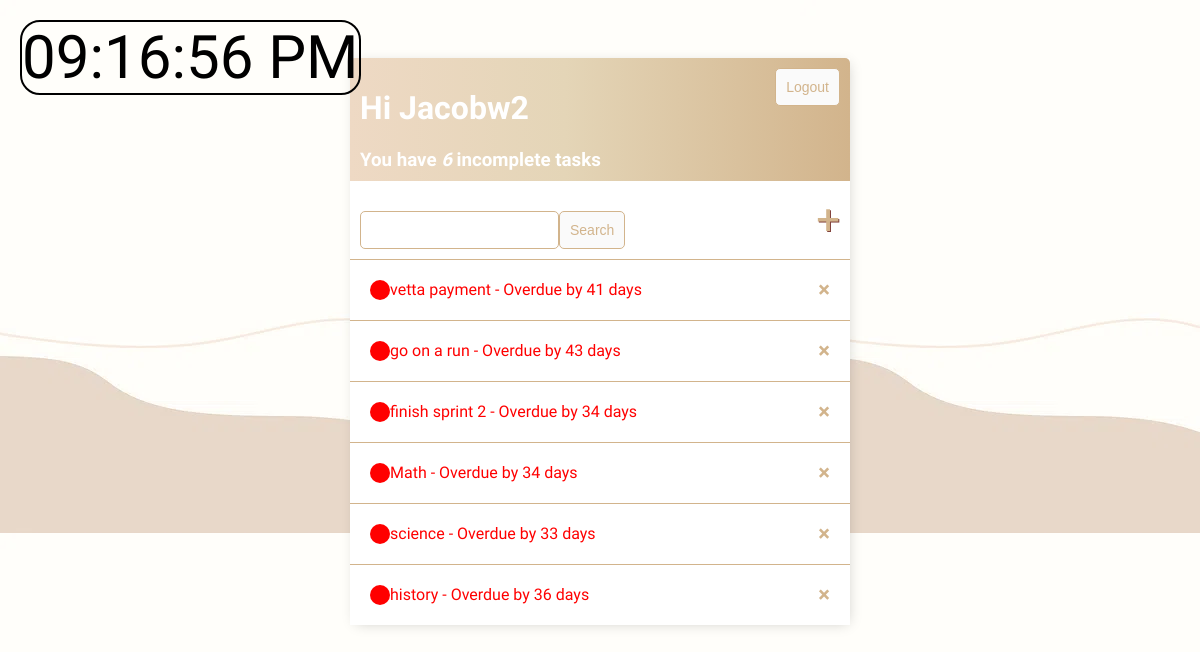
/ (signed in), run on an earlier commit of the app's database.
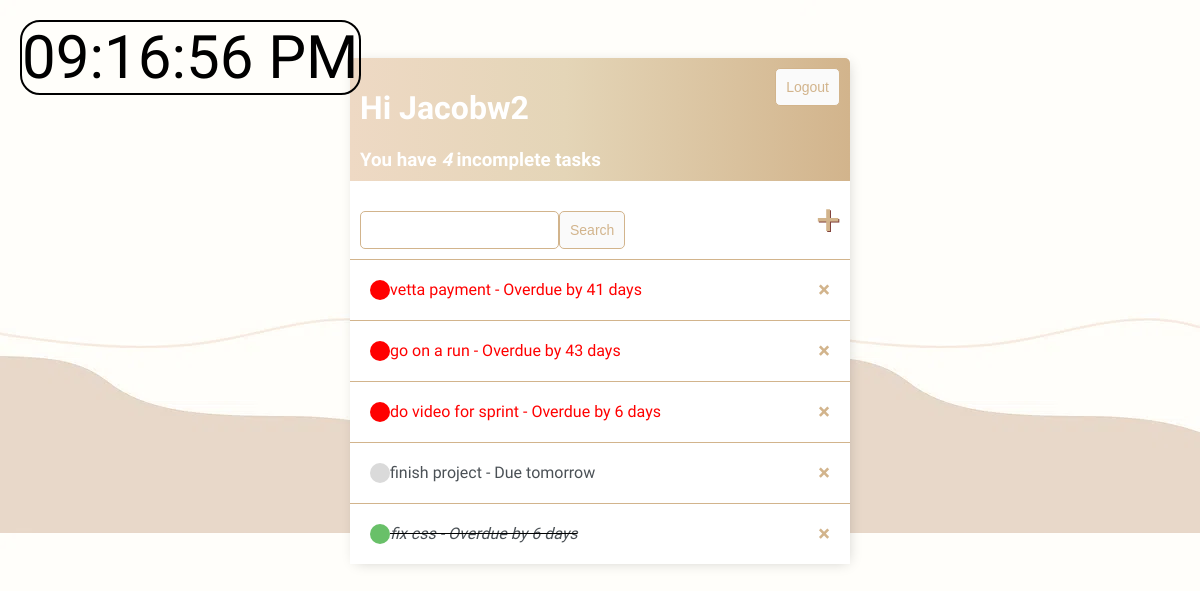
And on a later commit of the database.
### base/models.py (models this page shows)
class Task(models.Model):
    user = models.ForeignKey(User, on_delete=models.CASCADE, null=True, blank=True)
    title = models.CharField(max_length=200)
    assignee = models.CharField(null=True, blank=True, max_length=200)
    task_group = models.CharField(null=True, blank=True, max_length=200)
    due_date = models.DateField(default=date.today)
    description = models.TextField(null=True, blank=True)
    complete = models.BooleanField(default=False)
    created = models.DateTimeField(auto_now_add=True)
    def days_til_due(self):
        today = date.today()
        if self.due_date is not None:
            return (self.due_date - today).days
        else:
            return None
    def __str__(self):
        days = self.days_til_due()
        if days is None:
            return f"{self.title} - Due date not set"
        elif days == 0:
            return f"{self.title} - Due today!"
        elif days == 1:
            return f"{self.title} - Due tomorrow"
        elif days > 0:
            return f"{self.title} - Due in {days} days"
        else:
            return f"{self.title} - Overdue by {-days} days"""
    class Meta:
        ordering = ['complete']

### base/views.py (the view)
# urls.py: path('', TaskList.as_view(), name='tasks'),
class TaskList(LoginRequiredMixin, ListView):
    model = Task
    context_object_name = 'tasks'
    def get_context_data(self, **kwargs):
        context = super().get_context_data(**kwargs)
        context['tasks'] = context['tasks'].filter(user=self.request.user)
        context['count'] = context['tasks'].filter(complete=False).count()
        search_input = self.request.GET.get('search-area') or ''
        if search_input:
            context['tasks'] = context['tasks'].filter(
                Q(title__startswith=search_input) | Q(task_group__startswith=search_input))
        context['search_input'] = search_input
        return context

### base/templates/base/task_list.html (shortened to what this page needs)
{% extends 'base/main.html' %}
{% block content %}
<div class="header-bar">
    <div>
        <h1>Hi {{request.user|title}}</h1>
        <h3 style="margin:0">You have <i>{{count}}</i> incomplete task{{ count|pluralize:"s"}}</h3>
    </div>
    {% if request.user.is_authenticated %}
    <form method="post" action="{% url 'logout' %}">
        <input class="button" type="submit" value="Logout">
    </form>
    {% else %}
    <a href="{% url 'login' %}">Login</a>
    {% endif %}
</div>
<div id="search-add-wrapper">
    <form method="GET" style="margin-top: 20px;display: flex;">
        <input type='text' name='search-area' value="{{search_input}}">
        <input class="button" type='submit' value='Search'>
    </form>
    <a id="add-link" href="{% url 'task-create' %}">&#x2b;</a>
</div>
<div class="task-items-wrapper">
    {% for task in tasks %}
    <div class="task-wrapper {% if task.complete %}task-complete{% endif %} {% if task.days_til_due|default:0 < 0 %}task-overdue{% endif %}">
        {% if task.complete %}
        <div class="task-title">
            <div class="task-complete-icon"></div>
            <i><s><a href="{% url 'task-update' task.id %}">{{task}}</a></s></i>
        </div>
        <a class="delete-link" href="{% url 'task-delete' task.id %}">&#215;</a>
        {% else %}
        <div class="task-title">
            <div class="task-incomplete-icon"></div>
            <a href="{% url 'task-update' task.id %}">{{task}}</a>
        </div>
        <a class="delete-link" href="{% url 'task-delete' task.id %}">&#215;</a>
        {% endif %}
    </div>
    {% empty %}
    <h3>No items in list</h3>
    {% endfor %}
</div>
{% endblock content %}

### base/templates/base/main.html (shortened to what this page needs)
<!DOCTYPE html>
<html>
    {% load static %}
    <head>
        <link rel="stylesheet" href="{% static 'mystyles.css' %}">
    </head>
    <body>
        <div class="container">
            {% block content %}{% endblock content %}
        </div>
        <div id="MyClockDisplay" class="clock"></div>
    </body>
</html>

### static/css/mystyles.css (style rules this page uses)
body { background-image: url("listbg.webp") }
.clock { position: fixed; top: 20px; left: 20px; font-size: 60px; width: fit-content; text-align: center; border: 2px solid black; border-radius: 20px; }

### base/templates/base/main.html (style rules this page uses)
body { background-color: #FAFAFA; font-family: 'Nunito Sans', sans-serif; padding-top: 50px; }
h1, h2, h3, h4, h5, h6, { font-family: 'Raleway', sans-serif; }
a, p { color: #4b5156; }
.container { max-width: 500px; margin: auto; background-color: #fff; -webkit-box-shadow: 2px 2px 13px -4px rgba(0, 0, 0, 0.21); box-shadow: 2px 2px 13px -4px rgba(0, 0, 0, 0.21); }
.header-bar { display: flex; justify-content: space-between; color: #fff; padding: 10px; border-radius: 5px 5px 0 0; background: linear-gradient(90deg, #eed9c4 0%, #e4d5b7 43%, #d2b48c 100%); }
.task-wrapper { display: flex; align-items: center; justify-content: space-between; padding: 20px; background-color: #fff; border-top: 1px solid rgb(210,180,140); }
.task-title { display: flex; }
.task-title a { text-decoration: none; color:; }
.task-complete-icon { height: 20px; width: 20px; background-color: rgb(105, 192, 105); border-radius: 50%; }
.task-incomplete-icon { height: 20px; width: 20px; background-color: rgb(218, 218, 218); border-radius: 50%; }
.task-overdue.task-wrapper:not(.task-complete) .task-incomplete-icon { background-color: red; }
.task-overdue.task-wrapper:not(.task-complete) .task-title a { color: red; }
.delete-link { text-decoration: none; font-weight: 900; color: #d2b48c; font-size: 22px; line-height: 0; }
#search-add-wrapper { display: flex; justify-content: space-between; align-items: center; padding: 10px; }
#add-link { color: #d2b48c; text-decoration: none; font-size: 42px; text-shadow: 1px 1px #81413b; }
input[type=text], input[type=password], textarea { border: 1px solid #d2b48c; border-radius: 5px; padding: 10px; width: 90%; }
.button { border: 1px solid #d2b48c; background-color: #FAFAFA; color: #d2b48c; padding: 10px; font-size: 14px; border-radius: 5px; cursor: pointer; text-decoration: none; }

What changed in the data, as far as the page shows it:
removed Task: due_date+title "finish sprint 2 - Overdue by 34 days"
removed Task: due_date+title "Math - Overdue by 34 days"
removed Task: due_date+title "science - Overdue by 33 days"
removed Task: due_date+title "history - Overdue by 36 days"
added Task: due_date+title "do video for sprint - Overdue by 6 days"
added Task: due_date+title "finish project - Due tomorrow"
added Task: due_date+title "fix css - Overdue by 6 days"
Also different on the page:
{{ count }}: "6" → "4"
